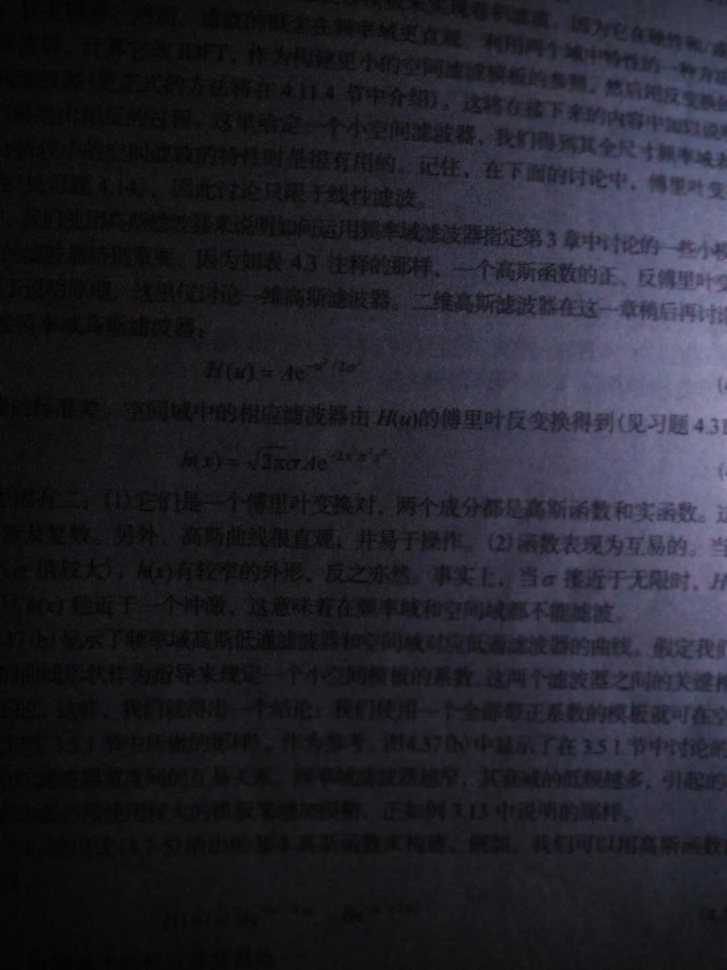
//> input picture images/dark.jpg, 727 x 970 px, shrunk from 1080 x 1440 before the run
$ ./opencv_025   (built with g++ and OpenCV 4)
//> lines starting //> are read from the running program, lines starting //| are printed output that depends on the picture
#include<opencv2/opencv.hpp>
#include<iostream>
using namespace std;
using namespace cv;
int main(int argc, char** crgv)
{
	Mat src = imread("D:/images/dark.jpg", -1);
//> src is the input picture: 970 rows x 727 cols, CV_8UC3; mean B, G, R 43.8, 35.1, 35.7
	if (src.empty())
	{
		cout << "can`t open this ph" << endl;
	}

	imshow("input", src);
	Mat gray;
	cvtColor(src, gray, COLOR_BGR2GRAY);
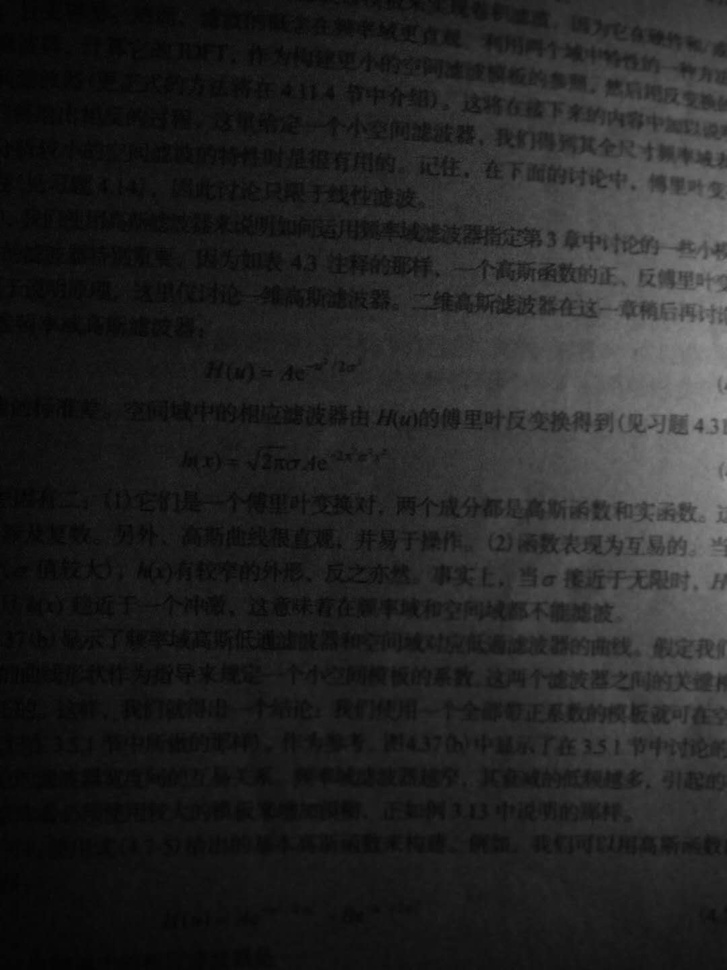
//> gray: 970 rows x 727 cols, CV_8UC1; min 1, max 154, mean 36.3
	imshow("gray_demo", gray);
	Mat dst;
	// [4 lines of commented-out code are left out]
	adaptiveThreshold(gray, dst, 255, ADAPTIVE_THRESH_GAUSSIAN_C, THRESH_BINARY, 11, 3);
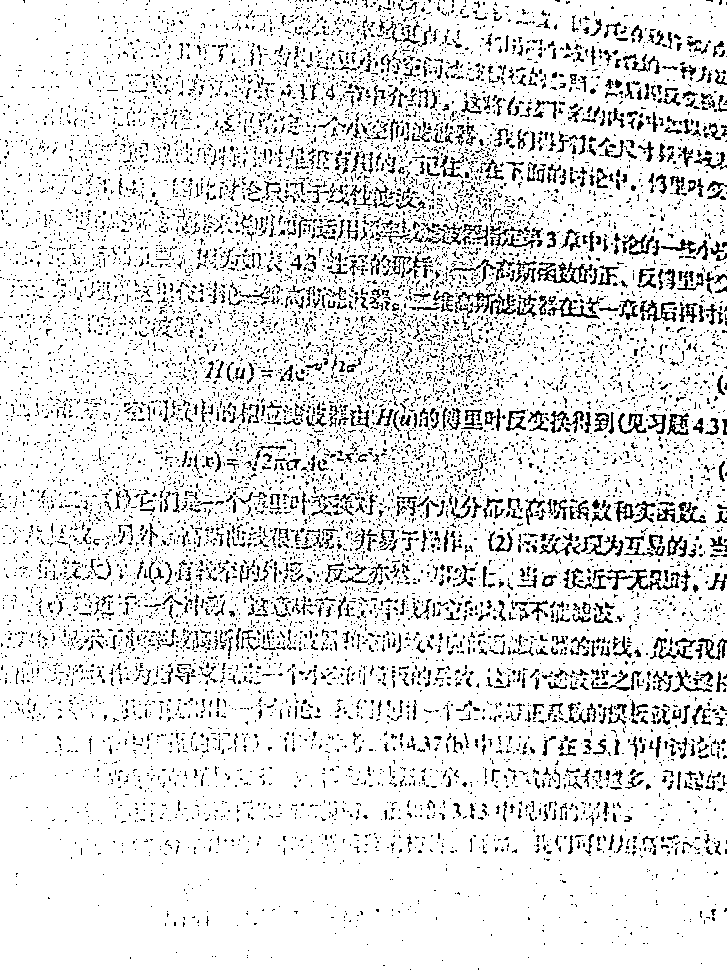
//> dst: 970 rows x 727 cols, CV_8UC1; 88% white; black in thin lines or dots
	imshow("OTSU", dst);
	waitKey(0);
	destroyAllWindows();
	return 0;
}

$ run again, with images/beauty.jpg copied over images/dark.jpg
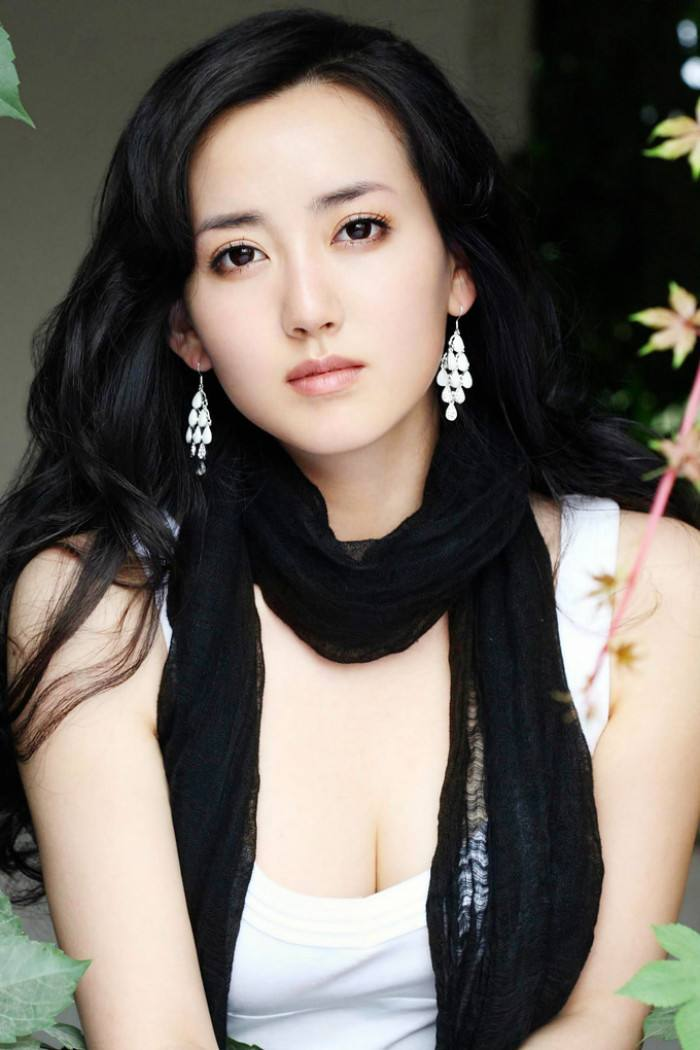
//> input picture images/beauty.jpg, 700 x 1050 px
//> src is the input picture: 1050 rows x 700 cols, CV_8UC3; mean B, G, R 95.3, 102.6, 109.3
//> `cvtColor(src, gray, COLOR_BGR2GRAY);`:
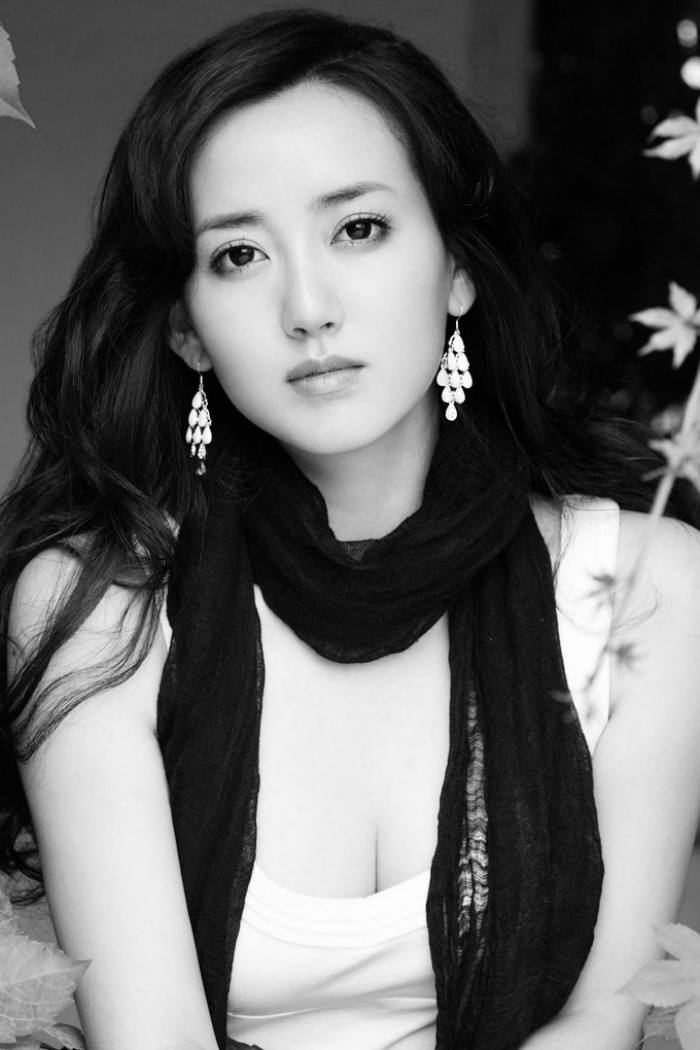
//> gray: 1050 rows x 700 cols, CV_8UC1; min 0, max 255, mean 103.7
//> `adaptiveThreshold(gray, dst, 255, ADAPTIVE_THRESH_GAUSSIAN_C, THRESH_B..`:
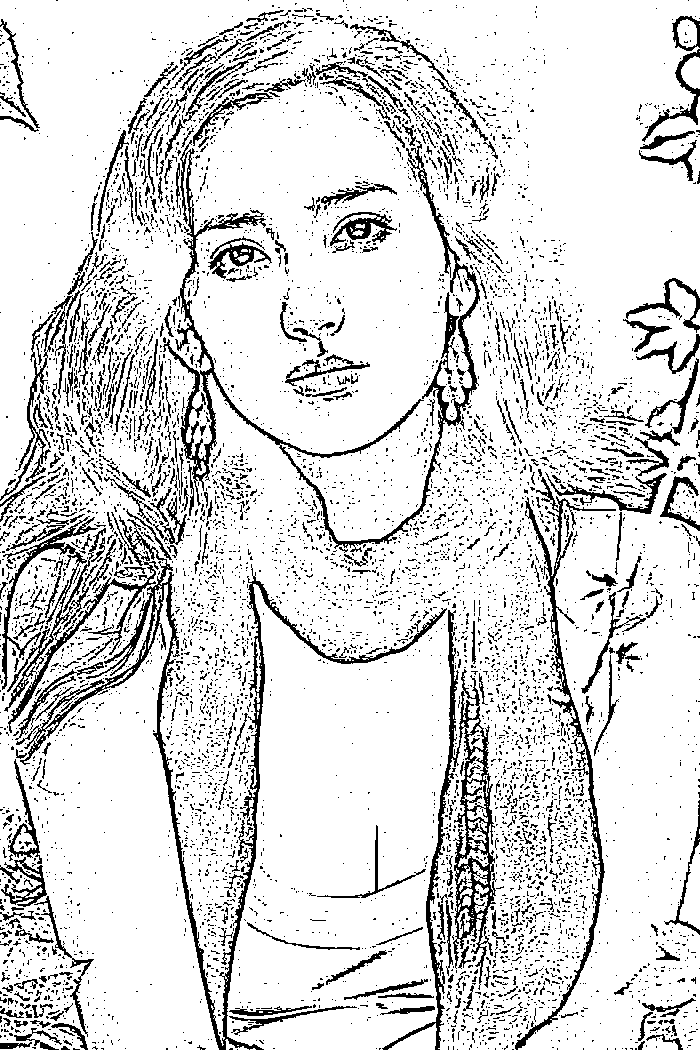
//> dst: 1050 rows x 700 cols, CV_8UC1; 85.7% white; black in thin lines or dots
